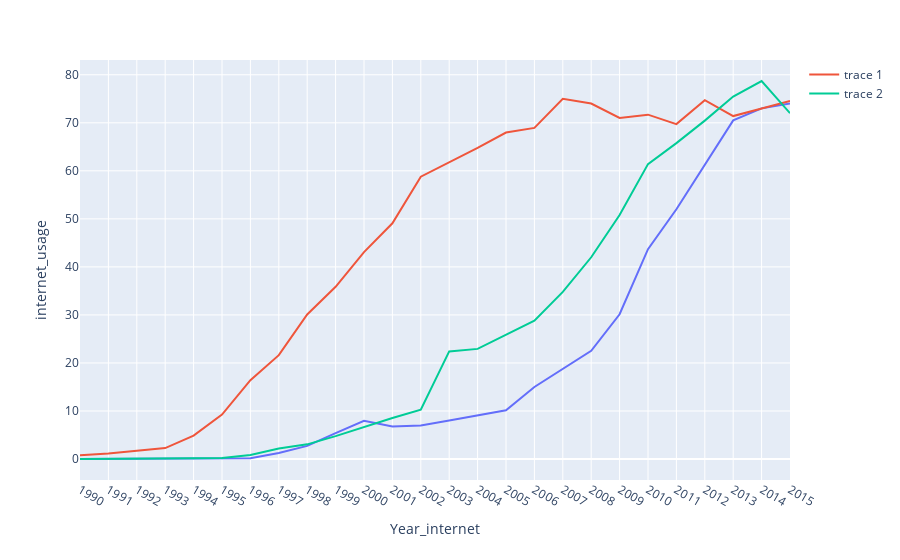

Notebook code cell kept with this figure:
### Code cell
fig2 = px.line(df_full[df_full['Entity']==cntr[0]], x="Year_internet", y="internet_usage")
fig2.add_scatter(x = df_full[df_full['Entity']==cntr[1]]['Year_internet'], y=df_full[df_full['Entity']==cntr[1]]['internet_usage'],mode='lines')
#fig2.add_scatter(x = df[df['Entity']==cntr[2]]['Year'], y=df[df['Entity']==cntr[2]]['internet_usage'],mode='lines')
fig2.add_scatter(x = df_full[df_full['Entity']==cntr[3]]['Year_internet'], y=df_full[df_full['Entity']==cntr[2]]['internet_usage'],mode='lines')
#fig2.add_scatter(x = df_full[df_full['Entity']==cntr[4]]['Year_internet'], y=df_full[df_full['Entity']==cntr[2]]['internet_usage'],mode='lines')

fig2.show()

### Figure 1 — Plotly figure (JSON) as saved in the notebook; plotly's stock layout.template omitted (floating-point values rounded to 4 significant figures)
{"data": [{"hovertemplate": "Year_internet=%{x}<br>internet_usage=%{y}<extra></extra>", "legendgroup": "", "line": {"color": "#636efa", "dash": "solid"}, "marker": {"symbol": "circle"}, "mode": "lines", "name": "", "orientation": "v", "showlegend": false, "type": "scatter", "x": ["1990", "1991", "1992", "1993", "1994", "1995", "1996", "1997", "1998", "1999", "2000", "2001", "2002", "2003", "2004", "2005", "2006", "2007", "2008", "2009", "2010", "2011", "2012", "2013", "2014", "2015"], "xaxis": "x", "y": [0, 0, 0, 0, 0, 0.07162, 0.1402, 1.241, 2.722, 5.377, 7.953, 6.783, 7, 8, 9, 10.14, 15, 18.74, 22.53, 30.14, 43.68, 52, 61.25, 70.5, 73, 74], "yaxis": "y"}, {"mode": "lines", "type": "scatter", "x": ["1990", "1991", "1992", "1993", "1994", "1995", "1996", "1997", "1998", "1999", "2000", "2001", "2002", "2003", "2004", "2005", "2006", "2007", "2008", "2009", "2010", "2011", "2012", "2013", "2014", "2015"], "y": [0.7847, 1.163, 1.724, 2.272, 4.863, 9.237, 16.42, 21.62, 30.09, 35.85, 43.08, 49.08, 58.79, 61.7, 64.76, 67.97, 68.93, 75, 74, 71, 71.69, 69.73, 74.7, 71.4, 73, 74.55]}, {"mode": "lines", "type": "scatter", "x": ["1990", "1991", "1992", "1993", "1994", "1995", "1996", "1997", "1998", "1999", "2000", "2001", "2002", "2003", "2004", "2005", "2006", "2007", "2008", "2009", "2010", "2011", "2012", "2013", "2014", "2015"], "y": [0, 0, 0, 0.09108, 0.1472, 0.2029, 0.8557, 2.175, 3.052, 4.756, 6.731, 8.552, 10.25, 22.4, 22.93, 25.93, 28.79, 34.8, 42, 50.8, 61.4, 65.77, 70.45, 75.46, 78.7, 72]}], "layout": {"autosize": true, "legend": {"tracegroupgap": 0}, "margin": {"t": 60}, "xaxis": {"anchor": "y", "autorange": true, "domain": [0, 1], "range": [0, 25], "title": {"text": "Year_internet"}, "type": "category"}, "yaxis": {"anchor": "x", "autorange": true, "domain": [0, 1], "range": [-4.372, 83.07], "title": {"text": "internet_usage"}, "type": "linear"}}}
